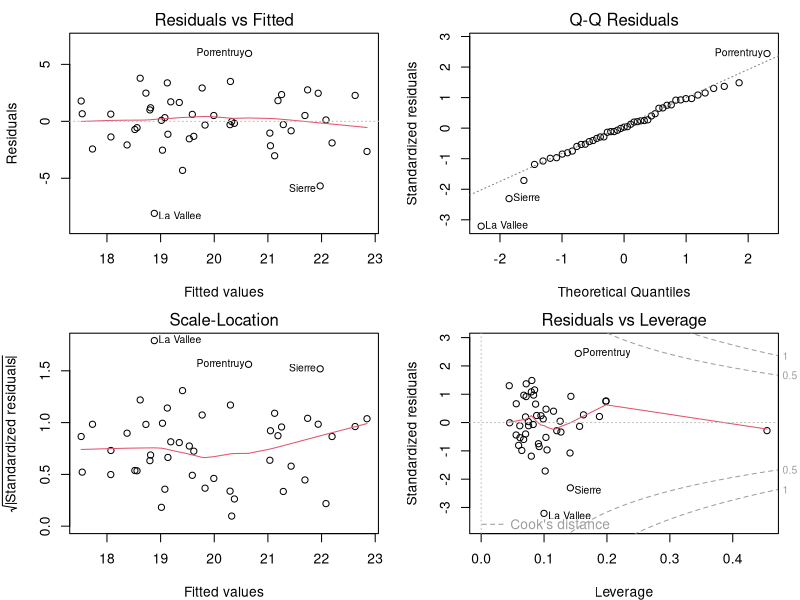
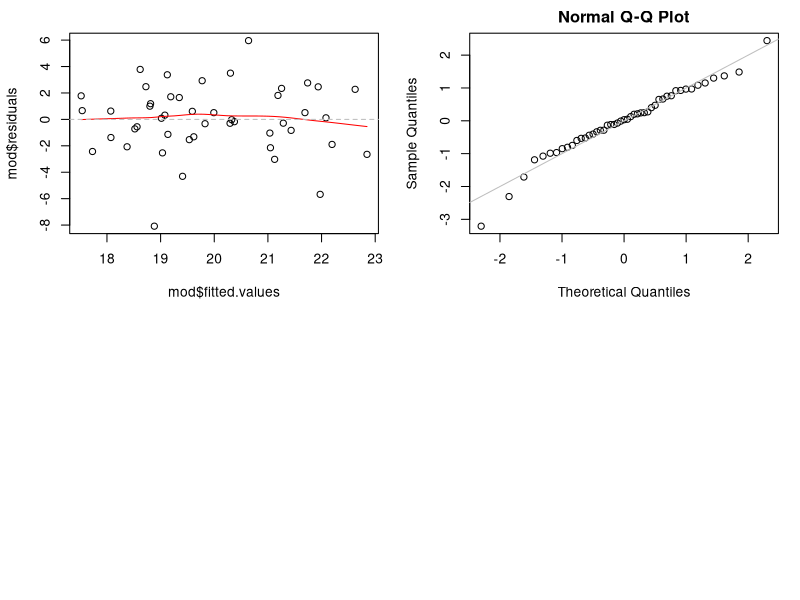

Recreate these plots in R, in order. (Note: this script raises an error after producing the figures.)
#' ---
#' title: "Demo: Model Evaluation and Comparison"
#' subtitle: "NIHES BST02"
#' author: "Nicole Erler, Department of Biostatistics, Erasmus Medical Center"
#' date: "`r Sys.setenv(LANG = 'en_US.UTF-8'); format(Sys.Date(), '%d %B %Y')`"
#' output: 
#'   html_document:
#'     toc: true
#'     toc_float:
#'       collapsed: false
#' ---

#+  echo = FALSE
# This is not part of the demo. 
# It just allows the output to be wider (to make the html look nicer)
options(width = 105)


# ------------------------------------------------------------------------------

#' ## Evaluating linear regression models
mod <- lm(Infant.Mortality ~ Fertility + Agriculture + Education + Catholic,
          data = swiss)

#' To evaluate how well the model fits the data we can check the diagnostic 
#' plots that are obtained when plotting the model:
#+ fig.width  = 8, fig.height = 6
par(mfrow = c(2, 2), mar = c(4, 4.2, 2, 1.3)) # graphical settings
plot(mod)

#' We can re-create some of these plots ourselves.

#' Residuals and fitted values can be obtained from a linear regression model in two ways:
mod$residuals
residuals(mod)

mod$fitted.values
fitted(mod) # also: fitted.values(mod)

scatter.smooth(mod$fitted.values, mod$residuals, lpars = list(col = 'red'))
abline(h = 0, lty = 2, col = 'grey')

#' #### QQ-plot
#' To create a normal QQ-plot we plot the quantiles of the standardized 
#' residuals against the quantiles of a normal distribution:
qqnorm(rstandard(mod))
abline(a = 0, b = 1, lty = 1, col = 'grey')




#' ### Comparing Models
#' To check if `education` is needed in the model, we can use a likelihood ratio
#' test to compare the models with and without `education`.
#' This is implemented in the function `anova()`.
anova(mod2, mod2b, test = "LRT")

#' To compare non-nested models (where one model is not a special case of the
#' other model) we can use the `AIC()` or `BIC()`:

mod3 <- update(mod2b, formula = . ~ . - age + induced)

AIC(mod3, mod2b)






# ------------------------------------------------------------------------------
#' ## Logistic Regression
mod2 <- glm(case ~ age + education + spontaneous, data = infert, family = binomial())
summary(mod2)
#' Note: the coefficients are on the log odds ratio scale.

#' The functions `coef()` and `confint()` also work on GLMs.
#' 
#' 

#' ### Changing parts of the model
#' To re-fit the model with a small change, the function `update()` is useful:
mod2b <- update(mod2, formula = . ~ . - education)

#' In `update()` we specify the model we want to update and only those arguments
#' that need to be changed. In our case, the model formula.
#' Using `.` we can specify to keep parts of the formula the same.
#' This allows us to "subtract" `education` from the original formula.

#' `update()` also works for other types of objects (not just regression models):
formula(mod2)
update(formula(mod2), . ~ . - education)

